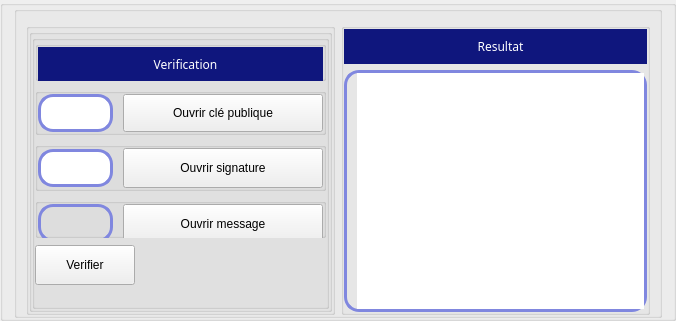
                 <widget class="QGroupBox" name="groupBox_5">
                  <property name="styleSheet">
                   <string notr="true"/>
                  </property>
                  <property name="title">
                   <string/>
                  </property>
                  <layout class="QGridLayout" name="gridLayout_6">
                   <property name="topMargin">
                    <number>0</number>
                   </property>
                   <property name="bottomMargin">
                    <number>0</number>
                   </property>
                   <item row="0" column="0">
                    <layout class="QVBoxLayout" name="verticalLayout_5">
                     <item>
                      <widget class="QGroupBox" name="groupBox_7">
                       <property name="title">
                        <string/>
                       </property>
                       <layout class="QGridLayout" name="gridLayout_8">
                        <property name="topMargin">
                         <number>11</number>
                        </property>
                        <property name="bottomMargin">
                         <number>0</number>
                        </property>
                        <item row="0" column="0">
                         <layout class="QHBoxLayout" name="horizontalLayout_reception" stretch="1,1">
                          <property name="sizeConstraint">
                           <enum>QLayout::SetDefaultConstraint</enum>
                          </property>
                          <item>
                           <widget class="QGroupBox" name="groupBox_20">
                            <property name="title">
                             <string/>
                            </property>
                            <layout class="QGridLayout" name="gridLayout_26">
                             <property name="leftMargin">
                              <number>0</number>
                             </property>
                             <property name="topMargin">
                              <number>0</number>
                             </property>
                             <property name="rightMargin">
                              <number>0</number>
                             </property>
                             <property name="bottomMargin">
                              <number>0</number>
                             </property>
                             <item row="0" column="0">
                              <layout class="QVBoxLayout" name="verticalLayout_14">
                               <property name="spacing">
                                <number>5</number>
                               </property>
                               <item>
                                <widget class="QGroupBox" name="groupBox_29">
                                 <property name="title">
                                  <string/>
                                 </property>
                                 <layout class="QGridLayout" name="gridLayout_29">
                                  <property name="leftMargin">
                                   <number>0</number>
                                  </property>
                                  <property name="topMargin">
                                   <number>0</number>
                                  </property>
                                  <property name="rightMargin">
                                   <number>0</number>
                                  </property>
                                  <property name="bottomMargin">
                                   <number>0</number>
                                  </property>
                                  <item row="0" column="0">
                                   <layout class="QHBoxLayout" name="horizontalLayout_15">
                                    <property name="spacing">
                                     <number>10</number>
                                    </property>
                                    <item>
                                     <widget class="QGroupBox" name="groupBox_30">
                                      <property name="minimumSize">
                                       <size>
                                        <width>100</width>
                                        <height>0</height>
                                       </size>
                                      </property>
                                      <property name="title">
                                       <string/>
                                      </property>
                                      <layout class="QGridLayout" name="gridLayout_30">
                                       <property name="leftMargin">
                                        <number>0</number>
                                       </property>
                                       <property name="topMargin">
                                        <number>0</number>
                                       </property>
                                       <property name="rightMargin">
                                        <number>0</number>
                                       </property>
                                       <property name="bottomMargin">
                                        <number>0</number>
                                       </property>
                                       <item row="0" column="0">
                                        <layout class="QVBoxLayout" name="verticalLayout_15">
                                         <property name="spacing">
                                          <number>7</number>
                                         </property>
                                         <item>
                                          <widget class="QGroupBox" name="groupBox_31">
                                           <property name="minimumSize">
                                            <size>
                                             <width>0</width>
                                             <height>35</height>
                                            </size>
                                           </property>
                                           <property name="maximumSize">
                                            <size>
                                             <width>16777215</width>
                                             <height>40</height>
                                            </size>
                                           </property>
                                           <property name="title">
                                            <string/>
                                           </property>
                                           <layout class="QGridLayout" name="gridLayout_31">
                                            <property name="leftMargin">
                                             <number>0</number>
                                            </property>
                                            <property name="topMargin">
                                             <number>0</number>
                                            </property>
                                            <property name="rightMargin">
                                             <number>0</number>
                                            </property>
                                            <property name="bottomMargin">
                                             <number>0</number>
                                            </property>
                                            <item row="0" column="0">
                                             <layout class="QHBoxLayout" name="horizontalLayout_16">
                                              <item>
                                               <widget class="QLabel" name="label_15">
                                                <property name="minimumSize">
                                                 <size>
                                                  <width>0</width>
                                                  <height>35</height>
                                                 </size>
                                                </property>
                                                <property name="maximumSize">
                                                 <size>
                                                  <width>16777215</width>
                                                  <height>35</height>
                                                 </size>
                                                </property>
                                                <property name="styleSheet">
                                                 <string notr="true">border-width:0px;
font: 12pt &quot;Arial Black&quot;;
font-family:bold;
color: rgba(255, 255, 255,255);
padding-left:10px;
background-color: rgba(128, 135, 223,255);
background-color: rgba(109, 110, 122,255);

background-color:rgba(15, 22, 125,255);



</string>
                                                </property>
                                                <property name="text">
                                                 <string>Verification</string>
                                                </property>
                                                <property name="alignment">
                                                 <set>Qt::AlignCenter</set>
                                                </property>
                                               </widget>
                                              </item>
                                             </layout>
                                            </item>
                                           </layout>
                                          </widget>
                                         </item>
                                         <item>
                                          <widget class="QGroupBox" name="groupBox_32">
                                           <property name="maximumSize">
                                            <size>
                                             <width>16777215</width>
                                             <height>60</height>
                                            </size>
                                           </property>
                                           <property name="title">
                                            <string/>
                                           </property>
                                           <layout class="QGridLayout" name="gridLayout_32">
                                            <property name="leftMargin">
                                             <number>0</number>
                                            </property>
                                            <property name="topMargin">
                                             <number>0</number>
                                            </property>
                                            <property name="rightMargin">
                                             <number>0</number>
                                            </property>
                                            <property name="bottomMargin">
                                             <number>0</number>
                                            </property>
                                            <item row="0" column="0">
                                             <layout class="QHBoxLayout" name="horizontalLayout_17">
                                              <property name="spacing">
                                               <number>10</number>
                                              </property>
                                              <item>
                                               <widget class="QLineEdit" name="lineEdit_fichier_cle_publique">
                                                <property name="minimumSize">
                                                 <size>
                                                  <width>0</width>
                                                  <height>38</height>
                                                 </size>
                                                </property>
                                                <property name="maximumSize">
                                                 <size>
                                                  <width>16777215</width>
                                                  <height>38</height>
                                                 </size>
                                                </property>
                                                <property name="styleSheet">
                                                 <string notr="true">border-width:0px;
font: 12pt &quot;Arial Black&quot;;
font-family:bold;
padding-left:10px;
color: rgba(25, 25, 25,255);

border-width:3px;
	border-style:solid;
	border-color:rgba(128, 135, 223,255);
	border-radius:15px;

</string>
                                                </property>
                                               </widget>
                                              </item>
                                              <item>
                                               <widget class="QPushButton" name="pushButton_ouvrir_cle_publique">
                                                <property name="minimumSize">
                                                 <size>
                                                  <width>200</width>
                                                  <height>38</height>
                                                 </size>
                                                </property>
                                                <property name="styleSheet">
                                                 <string notr="true"/>
                                                </property>
                                                <property name="text">
                                                 <string>Ouvrir clé publique</string>
                                                </property>
                                               </widget>
                                              </item>
                                             </layout>
                                            </item>
                                           </layout>
                                          </widget>
                                         </item>
                                         <item>
                                          <widget class="QGroupBox" name="groupBox_27">
                                           <property name="maximumSize">
                                            <size>
                                             <width>16777215</width>
                                             <height>60</height>
                                            </size>
                                           </property>
                                           <property name="title">
                                            <string/>
                                           </property>
                                           <layout class="QGridLayout" name="gridLayout_27">
                                            <property name="leftMargin">
                                             <number>0</number>
                                            </property>
                                            <property name="topMargin">
                                             <number>0</number>
                                            </property>
                                            <property name="rightMargin">
                                             <number>0</number>
                                            </property>
                                            <property name="bottomMargin">
                                             <number>0</number>
                                            </property>
                                            <item row="0" column="0">
                                             <layout class="QHBoxLayout" name="horizontalLayout_13">
                                              <property name="spacing">
                                               <number>10</number>
                                              </property>
                                              <item>
                                               <widget class="QLineEdit" name="lineEdit_fichier_signature">
                                                <property name="minimumSize">
                                                 <size>
                                                  <width>0</width>
                                                  <height>38</height>
                                                 </size>
                                                </property>
                                                <property name="maximumSize">
                                                 <size>
                                                  <width>16777215</width>
                                                  <height>38</height>
                                                 </size>
                                                </property>
                                                <property name="styleSheet">
                                                 <string notr="true">border-width:0px;
font: 12pt &quot;Arial Black&quot;;
font-family:bold;
padding-left:10px;
color: rgba(25, 25, 25,255);

border-width:3px;
	border-style:solid;
	border-color:rgba(128, 135, 223,255);
	border-radius:15px;

</string>
                                                </property>
                                               </widget>
                                              </item>
                                              <item>
                                               <widget class="QPushButton" name="pushButton_ouvrir_signature">
                                                <property name="minimumSize">
                                                 <size>
                                                  <width>200</width>
                                                  <height>40</height>
                                                 </size>
                                                </property>
                                                <property name="maximumSize">
                                                 <size>
                                                  <width>16777215</width>
                                                  <height>40</height>
                                                 </size>
                                                </property>
                                                <property name="text">
                                                 <string>Ouvrir signature</string>
                                                </property>
                                               </widget>
                                              </item>
                                             </layout>
                                            </item>
                                           </layout>
                                          </widget>
                                         </item>
                                         <item>
                                          <widget class="QGroupBox" name="groupBox_28">
                                           <property name="maximumSize">
                                            <size>
                                             <width>16777215</width>
                                             <height>40</height>
                                            </size>
                                           </property>
                                           <property name="title">
                                            <string/>
                                           </property>
                                           <layout class="QGridLayout" name="gridLayout_28">
                                            <property name="leftMargin">
                                             <number>0</number>
                                            </property>
                                            <property name="topMargin">
                                             <number>0</number>
                                            </property>
                                            <property name="rightMargin">
                                             <number>0</number>
                                            </property>
                                            <property name="bottomMargin">
                                             <number>0</number>
                                            </property>
                                            <item row="0" column="0">
                                             <layout class="QHBoxLayout" name="horizontalLayout_14">
                                              <property name="spacing">
                                               <number>10</number>
                                              </property>
                                              <item>
                                               <widget class="QLabel" name="label_fichier_message">
                                                <property name="minimumSize">
                                                 <size>
                                                  <width>0</width>
                                                  <height>38</height>
                                                 </size>
                                                </property>
                                                <property name="maximumSize">
                                                 <size>
                                                  <width>16777215</width>
                                                  <height>38</height>
                                                 </size>
                                                </property>
                                                <property name="styleSheet">
                                                 <string notr="true">border-width:0px;
font: 12pt &quot;Arial Black&quot;;
font-family:bold;
padding-left:10px;
color: rgba(25, 25, 25,255);

border-width:3px;
	border-style:solid;
	border-color:rgba(128, 135, 223,255);
	border-radius:15px;

</string>
                                                </property>
                                                <property name="text">
                                                 <string/>
                                                </property>
                                               </widget>
                                              </item>
                                              <item>
                                               <widget class="QPushButton" name="pushButton_ouvrir_message">
                                                <property name="minimumSize">
                                                 <size>
                                                  <width>200</width>
                                                  <height>40</height>
                                                 </size>
                                                </property>
                                                <property name="text">
                                                 <string>Ouvrir message</string>
                                                </property>
                                               </widget>
                                              </item>
                                             </layout>
                                            </item>
                                           </layout>
                                          </widget>
                                         </item>
                                         <item>
                                          <widget class="QPushButton" name="pushButton_verifier">
                                           <property name="minimumSize">
                                            <size>
                                             <width>100</width>
                                             <height>40</height>
                                            </size>
                                           </property>
                                           <property name="maximumSize">
                                            <size>
                                             <width>100</width>
                                             <height>40</height>
                                            </size>
                                           </property>
                                           <property name="styleSheet">
                                            <string notr="true"/>
                                           </property>
                                           <property name="text">
                                            <string>Verifier</string>
                                           </property>
                                          </widget>
                                         </item>
                                         <item>
                                          <widget class="QLabel" name="label_2">
                                           <property name="text">
                                            <string/>
                                           </property>
                                          </widget>
                                         </item>
                                        </layout>
                                       </item>
                                      </layout>
                                     </widget>
                                    </item>
                                   </layout>
                                  </item>
                                 </layout>
                                </widget>
                               </item>
                              </layout>
                             </item>
                            </layout>
                           </widget>
                          </item>
                          <item>
                           <widget class="QGroupBox" name="groupBox_21">
                            <property name="minimumSize">
                             <size>
                              <width>0</width>
                              <height>0</height>
                             </size>
                            </property>
                            <property name="title">
                             <string/>
                            </property>
                            <layout class="QGridLayout" name="gridLayout_19">
                             <property name="leftMargin">
                              <number>0</number>
                             </property>
                             <property name="topMargin">
                              <number>0</number>
                             </property>
                             <property name="rightMargin">
                              <number>0</number>
                             </property>
                             <property name="bottomMargin">
                              <number>0</number>
                             </property>
                             <item row="0" column="0">
                              <layout class="QVBoxLayout" name="verticalLayout_11">
                               <item>
                                <widget class="QLabel" name="label_17">
                                 <property name="minimumSize">
                                  <size>
                                   <width>0</width>
                                   <height>35</height>
                                  </size>
                                 </property>
                                 <property name="maximumSize">
                                  <size>
                                   <width>16777215</width>
                                   <height>35</height>
                                  </size>
                                 </property>
                                 <property name="styleSheet">
                                  <string notr="true">border-width:0px;
font: 12pt &quot;Arial Black&quot;;
font-family:bold;
color: rgba(255, 255, 255,255);
padding-left:10px;
background-color: rgba(128, 135, 223,255);
background-color: rgba(109, 110, 122,255);
background-color:rgba(15, 22, 125,255);





</string>
                                 </property>
                                 <property name="text">
                                  <string>Resultat</string>
                                 </property>
                                 <property name="alignment">
                                  <set>Qt::AlignCenter</set>
                                 </property>
                                </widget>
                               </item>
                               <item>
                                <widget class="QTextBrowser" name="textBrowser_resultat">
                                 <property name="styleSheet">
                                  <string notr="true">border-width:0px;
font: 12pt &quot;Arial Black&quot;;
font-family:bold;

padding-left:10px;
color: rgba(25, 25, 25,255);

border-width:3px;
	border-style:solid;
	border-color:rgba(128, 135, 223,255);
	border-radius:15px;



</string>
                                 </property>
                                </widget>
                               </item>
                              </layout>
                             </item>
                            </layout>
                           </widget>
                          </item>
                         </layout>
                        </item>
                       </layout>
                      </widget>
                     </item>
                    </layout>
                   </item>
                  </layout>
                 </widget>
